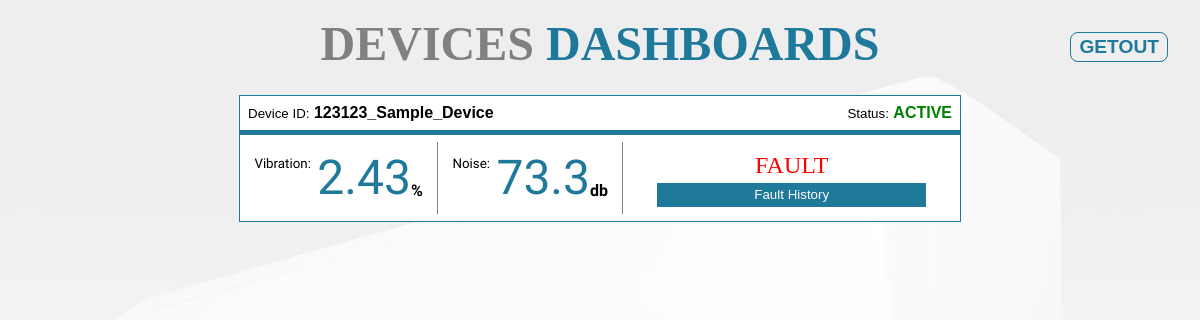
Page /dashboard/ on the earlier database version.
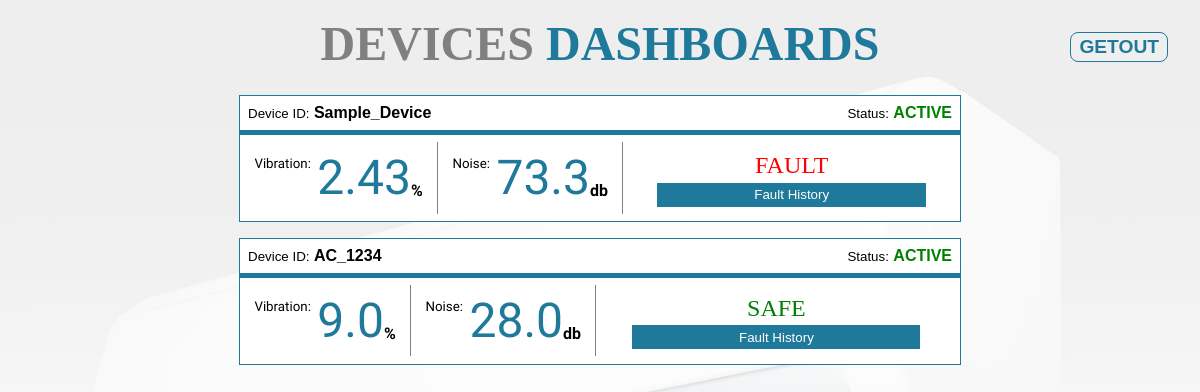
Same page on the later database version.
### management/models.py (models this page shows, shortened)
class Device(models.Model):
    device_id = models.CharField(max_length=100)
    vibration = models.FloatField()
    noise = models.FloatField()
    status = models.CharField(
    	max_length=20,
    	choices=[
    		('active', 'Active'),
    		('inactive', 'Inactive')
    	],
    	default='active'
    )

### management/views.py (the view)
# urls.py: path("dashboard/", views.dashboard, name="dashboard"),
def dashboard(request):
    devices = list(Device.objects.all())
    for device in devices:
        is_fault = (device.vibration > FAULT['vibration'] or device.noise > FAULT['noise'])
        is_warning = (device.vibration > WARNING['vibration'] or device.noise > WARNING['noise'])
        if is_fault:
            device.condition = 'fault'
        elif is_warning:
            device.condition = 'warning'
        else:
            device.condition = 'safe'
    return render(request, "dashboard.html", {"devices": devices})

### templates/dashboard.html (shortened to what this page needs)
{% load static %}
<!DOCTYPE html>
<html lang="en">
<head>
</head>
<body>
    <form class="get-out" method="get" action="{% url 'security' %}">
        <button type="submit">GETOUT</button>
    </form>
    <div class="title">
        <strong class="title1">DEVICES</strong>
        <strong class="title2">DASHBOARDS</strong>
    </div>
    {% for device in devices %}
    <div class="device">
        <div class="info">
            <div>
                <small>Device ID:</small>
                <strong>{{device.device_id}}</strong>
            </div>
            <div>
                <small>Status:</small>
                <strong class="status-{{device.status}}">{{device.status|upper}}</strong>
            </div>
        </div>
        <div class="dashboard">
            <div class="data">
                <small class="label">Vibration:</small>
                <big class="value">{{device.vibration}}</big>
                <strong class="unit">%</strong>
            </div>
            <div class="data">
                <small class="label">Noise:</small>
                <big class="value">{{device.noise}}</big>
                <strong class="unit">db</strong>
            </div>
            <div class="detail">
                <big class="condition condition-{{device.condition}}">{{device.condition|upper}}</big>
                <form method="post" action="{% url 'fault_history' %}">
                    <button type="submit">Fault History</button>
                </form>
            </div>
        </div>
    </div>
    {% endfor %}
</body>
</html>

Differences in the rows shown:
changed Device "FAULT": device_id "123123_Sample_Device" → "Sample_Device"
added Device: device_id "AC_1234", status "ACTIVE", vibration "9.0", noise "28.0", condition "SAFE"
